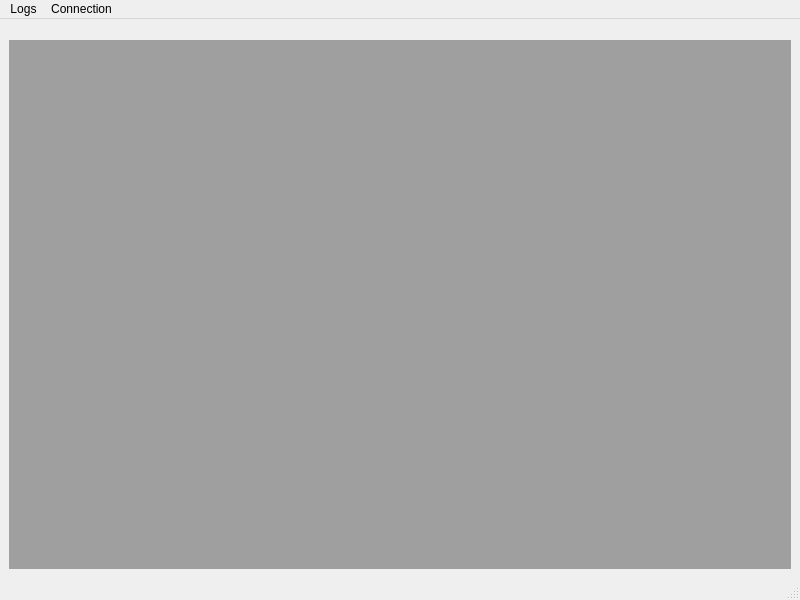
<?xml version="1.0" encoding="UTF-8"?>
<ui version="4.0">
 <class>MainWindow</class>
 <widget class="QMainWindow" name="MainWindow">
  <property name="geometry">
   <rect>
    <x>0</x>
    <y>0</y>
    <width>800</width>
    <height>600</height>
   </rect>
  </property>
  <property name="windowTitle">
   <string>EMStudio</string>
  </property>
  <widget class="QWidget" name="centralwidget">
   <layout class="QVBoxLayout" name="verticalLayout" stretch="0,0,0">
    <item>
     <widget class="ParamButtonBar" name="paramButtonBar" native="true"/>
    </item>
    <item>
     <widget class="LogControlBar" name="logControllerWidget" native="true"/>
    </item>
    <item>
     <widget class="QMdiArea" name="mdiArea"/>
    </item>
   </layout>
  </widget>
  <widget class="QMenuBar" name="menubar">
   <property name="geometry">
    <rect>
     <x>0</x>
     <y>0</y>
     <width>800</width>
     <height>22</height>
    </rect>
   </property>
   <widget class="QMenu" name="menuLogs">
    <property name="title">
     <string>Logs</string>
    </property>
    <addaction name="actionLoad_Log"/>
   </widget>
   <widget class="QMenu" name="menuConnection">
    <property name="title">
     <string>Connection</string>
    </property>
    <addaction name="actionConnect_Serial"/>
   </widget>
   <addaction name="menuLogs"/>
   <addaction name="menuConnection"/>
  </widget>
  <widget class="QStatusBar" name="statusbar"/>
  <action name="actionLoad_Log">
   <property name="text">
    <string>Load Log</string>
   </property>
  </action>
  <action name="actionUnload_Log">
   <property name="text">
    <string>Unload Log</string>
   </property>
  </action>
  <action name="actionConnect_Serial">
   <property name="text">
    <string>Connect Serial</string>
   </property>
  </action>
 </widget>
 <customwidgets>
  <customwidget>
   <class>ParamButtonBar</class>
   <extends>QWidget</extends>
   <header>parambuttonbar.h</header>
   <container>1</container>
  </customwidget>
  <customwidget>
   <class>LogControlBar</class>
   <extends>QWidget</extends>
   <header>logcontrolbar.h</header>
   <container>1</container>
  </customwidget>
 </customwidgets>
 <resources/>
 <connections/>
</ui>
